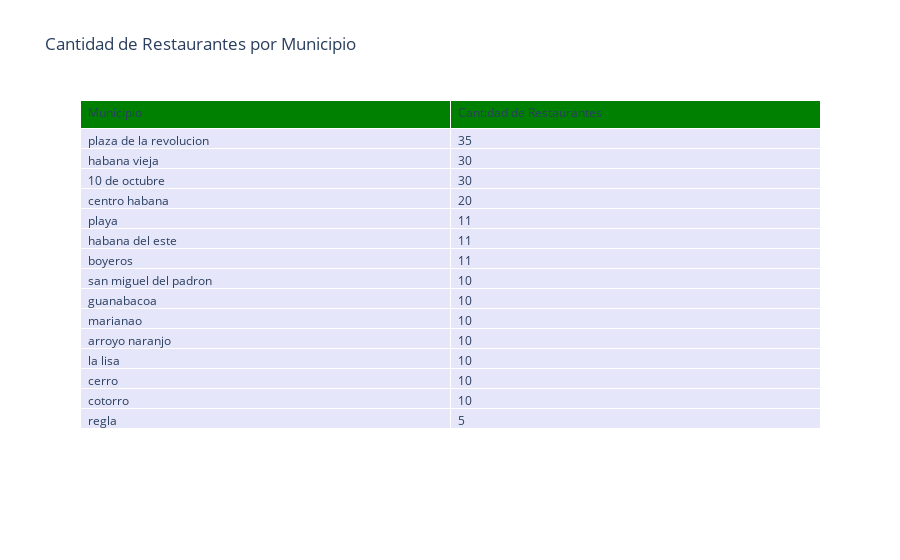

Notebook code cell kept with this figure:
### Markdown cell above
Ya Alejandro lleva 3 años en los Estados Unidos y sus amigos le aconsejaron que lo mejor opción para ayudar a su familia en Cuba era poniéndoles un negocio, él estaba decidido a invertir en algo que no solo generara ingresos, sino que tambíen mejorara la calidad de vida de sus padres en La Habana. Muchos le sugirieron algunas de las opciones mas populares en Cuba, como revender productos Shein, sin embargo el tenía una visión diferente,  su objetivo era establecer un negocio autosuficiente, y sabiendo ya que no habia mujer en La Habana que cocinara mejor que su vieja, decidió que abrir un restaurante era la mejor opción para lograr su objetivo....
Su madre Caridad, una ama de casa que dedicó toda su vida a su esposo, a su hijo y a la cocina, casi infarta al escuchar la noticia de que por finnnn le van a empezar a pagar por cocinar algo que llevaba toda la vida haciendo por amor y sin ningún tipo de lucro.

Para que todo saliera bien, Alejandro sabía que necesitaba resalizar un análisis exhaustivo de la competencia, por lo que tomó una muestra de los restaurantes de toda La Habana...

### Code cell
#Tabla con la cantidad de jsons que hay de cada municipio :)
municipio = data2["location.municipe"].str.lower().str.strip()

restaurantes_municipio = municipio.value_counts().reset_index()
restaurantes_municipio.columns = ["municipio", "cantidad_restaurantes"]


fig = go.Figure(data=[go.Table(
    header=dict(values=["Municipio", "Cantidad de Restaurantes"],
                fill_color="green",
                align="left"),
    cells=dict(values=[restaurantes_municipio["municipio"], restaurantes_municipio["cantidad_restaurantes"]],
               fill_color="lavender",
               align="left"))
])


fig.update_layout(title="Cantidad de Restaurantes por Municipio")
fig.show()

total = restaurantes_municipio['cantidad_restaurantes'].sum()
print("Total de Restaurantes: ",total)

### Figure 1 — Plotly figure (JSON) as saved in the notebook; plotly's stock layout.template omitted (floating-point values rounded to 4 significant figures)
{"data": [{"cells": {"align": "left", "fill": {"color": "lavender"}, "values": [["plaza de la revolucion", "habana vieja", "10 de octubre", "centro habana", "playa", "habana del este", "boyeros", "san miguel del padron", "guanabacoa", "marianao", "arroyo naranjo", "la lisa", "cerro", "cotorro", "regla"], [35, 30, 30, 20, 11, 11, 11, 10, 10, 10, 10, 10, 10, 10, 5]]}, "header": {"align": "left", "fill": {"color": "green"}, "values": ["Municipio", "Cantidad de Restaurantes"]}, "type": "table"}], "layout": {"title": {"text": "Cantidad de Restaurantes por Municipio"}}}
